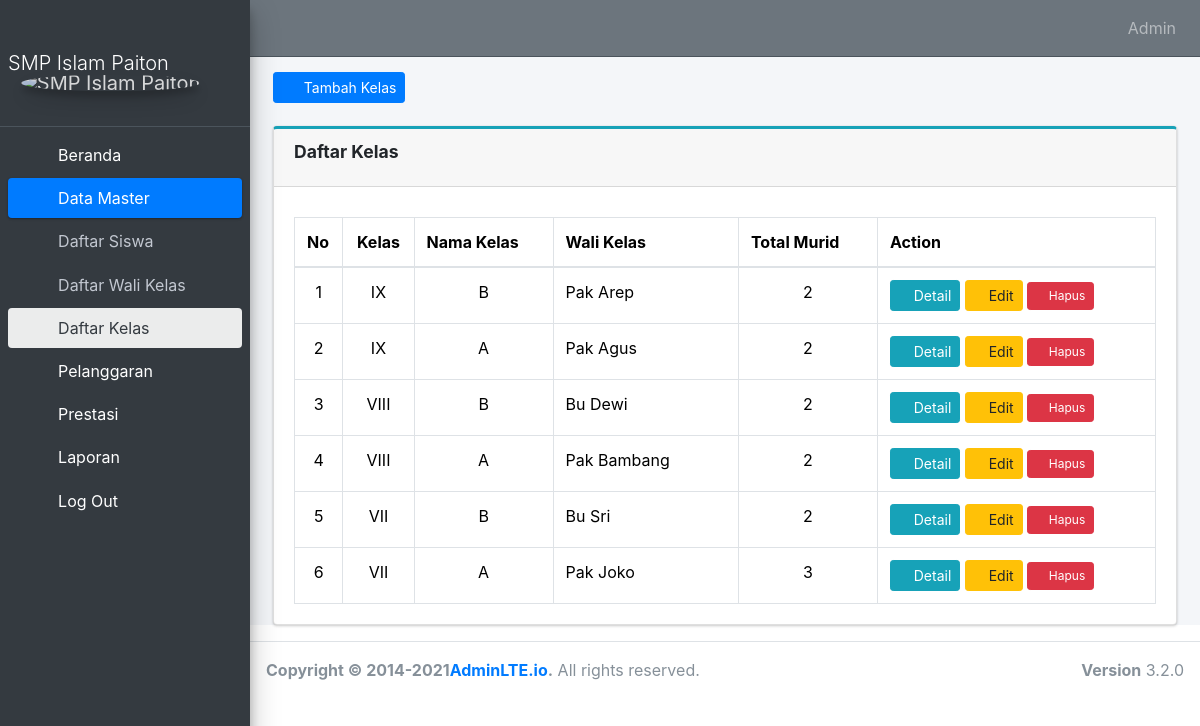
Page /administrator/Kelas_Siswa_Ad/ (signed in) on the committed database.
### administrator/models.py (models this page shows, shortened)
class Daftar_Kelas(models.Model):
    kelas = models.CharField(max_length=10)
    nama_kelas = models.CharField(max_length=10)
    wali_kelas = models.ForeignKey(Daftar_Wali, on_delete=models.CASCADE)
    class Meta:
        verbose_name_plural = 'Daftar Kelas'

class Daftar_Wali(models.Model):
    nip = models.CharField(max_length=20, unique=True)
    nama_wali = models.CharField(max_length=50)
    user = models.OneToOneField(User, on_delete=models.CASCADE, null=True,blank=True)
    class Meta:
        verbose_name_plural = 'Wali Kelas'

### website/decorators.py (the view)
        def perubahan_halaman(request, *args, **kwargs):
            group = None
            if request.user.groups.exists():
                group = request.user.groups.all()[0].name
            if group in yang_diizinkan :
                return fungsi_awal(request, *args, **kwargs)
            else:
                return HttpResponse('<h2><center>Anda Tidak Dijikankan Ke Tampilan ini</center></h2>')

### administrator/views.py (called while the page is built)
@login_required(login_url='HalamanLogin')
@ijinkan_pengguna(yang_diizinkan=['administrator'])
def Kelas_Siswa_Ad(request):
    subquery = Daftar_Siswa.objects.filter(kelas=OuterRef('id')).values('kelas').annotate(
        jumlah_murid=Count('id')
    ).values('jumlah_murid')
    dakel = Daftar_Kelas.objects.annotate(
        jumlah_murid=Coalesce(Subquery(subquery), 0)
    ).order_by('-id')
    kelas = Daftar_Wali.objects.all().order_by('-id')
    context = {
        'judul' : 'Daftar Kelas',
        'menu' : 'datamaster',
        'submenu' : 'menukelas',
        'kelas' : kelas,
        'dakel' : dakel,
    }
    return render(request, 'daftar_kelas.html', context)

### administrator/templates/daftar_kelas.html (shortened to what this page needs)
{% extends "base.html" %}
{% block content %}
<div class="content-wrapper">
    <div class="content-header">
        <div class="container-fluid">
            <div class="row mb-2">
                <div class="col-sm-6">
                    <a href="{% url 'tambah_kelas' %}" class="btn btn-sm btn-primary">
                        <i class="fas fa-plus"></i>
                        &ensp;Tambah Kelas
                    </a>
                </div>
            </div>
        </div>
    </div>
    <section class="content">
        <div class="container-fluid">
            <div class="card card-outline card-info">
                <div class="card-header">
                    <h4 class="card-title" text-align="center"><strong>{{judul}}</strong></h4>
                </div>
                <div class="card-body">
                    <table id="example2" class="table table-bordered table-hover" style="width: 100%; margin-top: 10px">
                        <thead>
                            <tr>
                                <th scope="col" style="width: 2%;">No</th>
                                <th scope="col" style="width: 5%;" class="text-center">Kelas</th>
                                <th scope="col" style="width: 15%;">Nama Kelas</th>
                                <th scope="col" style="width: 20%;">Wali Kelas</th>
                                <th scope="col" style="width: 15%;">Total Murid</th>
                                <th scope="col" style="width: 30%;">Action</th>
                            </tr>
                        </thead>
                        <tbody>
                            {% for x in dakel %}
                            <tr>
                                <td class="text-center">{{forloop.counter}}</td>
                                <td class="text-center">{{x.kelas}}</td>
                                <td class="text-center">{{x.nama_kelas}}</td>
                                <td>{{x.wali_kelas.nama_wali}}</td>
                                <td class="text-center">{{x.jumlah_murid}}</td>
                                <td>
                                    <a class="btn btn-sm btn-info" href="{% url 'detail_siswa_kelas' x.id %}" title="Detail">
                                        <i class="fas fa-info-circle"></i>
                                        Detail
                                    </a>
                                    <a class="btn btn-sm btn-warning" href="#" title="Edit" data-toggle="modal" data-target="#edit_kelas{{x.id}}">
                                        <i class="fas fa-edit"></i>
                                        Edit
                                    </a>
                                    <a href="{% url 'hapus_kelas' x.id %}" class="btn btn-sm btn-danger" style="font-size: 12px;" onclick="confirmDelete(event, '{{ x.id }}');">
                                        <i class="fas fa-trash"></i>
                                        Hapus
                                    </a>
                                </td>
                            </tr>
                            {% endfor %}
                        </tbody>
                    </table>
                </div>
            </div>
        </div>
    </section>
</div>
{% endblock content %}

### templates/navbar.html (shortened to what this page needs)
{% load static %}
<div class="wrapper">
    <nav class="main-header navbar navbar-expand navbar-secondary navbar-dark">
        <ul class="navbar-nav">
            <li class="nav-item"> <a class="nav-link"  data-widget="pushmenu" href="#"  role="button"><i class="fas fa-bars"></i></a></li>
        </ul>
        <ul class="navbar-nav ml-auto">
            {% for group in user.groups.all %}
                {% if group.name == "administrator" %}
                    <li class="nav-item">
                        <a class="nav-link" href="#">Admin</a>
                    </li>
                {% endif %}
            {% endfor %}
        </ul>
    </nav>
    <aside class="main-sidebar sidebar-dark-primary elevation-4">
        <a href="#" class="brand-link py-5">
            <span class="brand-text font-weight-light text-center mt-0 mb-2">SMP Islam Paiton</span>
            <img src="{% static 'assets/dist/img/logo1.png' %}" alt="SMP Islam Paiton" class="brand-image img-circle elevation-3" style="opacity: .8">
        </a>
        <div class="sidebar">
            <nav class="mt-2">
                <ul class="nav nav-pills nav-sidebar flex-column" data-widget="treeview" role="menu" data-accordion="false">
                    {% for group in user.groups.all %}
                        {% if group.name == "administrator" %}
                            <li class="nav-item">
                                <a href="{% url 'Beranda_Admin' %}" class="text-white nav-link {% if menu == 'Beranda' %}active{% endif %}" aria-current="page">
                                    <i class="nav-icon fas fa-home"></i>
                                    <p>Beranda</p>
                                </a>
                            </li>
                            <li class="nav-item {% if menu == 'datamaster' %} menu-open {% endif %}">
                                <a href="#" class="nav-link {% if menu == 'datamaster' %} active {% endif %}" aria-current="page">
                                    <i class="nav-icon fas fa-database"></i>
                                    <p class="text-white">
                                        Data Master
                                        <i class="right nav-icon fas fa-chevron-circle-down"></i>
                                    </p>
                                </a>
                                <ul class="nav nav-treeview">
                                    <li class="nav-item">
                                        <a href="{% url 'Daftar_Siswa_Ad' %}" class="nav-link {% if submenu == 'menusiswa' %}active{% endif %}" aria-current="page">
                                            <i class="far fa-circle nav-icon"></i>
                                            <p>Daftar Siswa</p>
                                        </a>
                                    </li>
                                    <li class="nav-item">
                                        <a href="{% url 'Daftar_Wali_Ad' %}" class="nav-link {% if submenu == 'daftarwali' %}active{% endif %}" aria-current="page">
                                            <i class="far fa-circle nav-icon"></i>
                                            <p>Daftar Wali Kelas</p>
                                        </a>
                                    </li>
                                    <li class="nav-item">
                                        <a href="{% url 'Kelas_Siswa_Ad' %}" class="nav-link {% if submenu == 'menukelas' %}active{% endif %}" aria-current="page">
                                            <i class="far fa-circle nav-icon"></i>
                                            <p>Daftar Kelas</p>
                                        </a>
                                    </li>
                                </ul>
                            </li>
                            <li class="nav-item {% if menu == 'pelanggaransiswa' %}menu-open{% endif %}">
                                <a href="#" class="nav-link {% if menu == 'pelanggaransiswa' %}active{% endif %}" aria-current="page">
                                    <i class="nav-icon fas fa-exclamation-triangle"></i>
                                    <p class="text-white">
                                        Pelanggaran
                                        <i class="right nav-icon fas fa-chevron-circle-down"></i>
                                    </p>
                                </a>
                            </li>
                            <li class="nav-item {% if menu == 'DaftarPrestasi' %}menu-open{% endif %}">
                                <a href="" class="nav-link {% if menu == 'DaftarPrestasi' %}active{% endif %}" aria-current="page">
                                    <i class="nav-icon fas fa-trophy"></i>
                                    <p class="text-white">
                                        Prestasi
                                        <i class="right nav-icon fas fa-chevron-circle-down"></i>
                                    </p>
                                </a>
                            </li>
                            <li class="nav-item">
                                <a href="{% url 'laporan' %}" class="text-white nav-link {% if menu == 'laporan' %}active{% endif %}" aria-current="page">
                                    <i class="nav-icon fas fa-file-alt"></i>
                                    <p>Laporan</p>
                                </a>
                            </li>
                        {% endif %}
                    {% endfor %}
                    <li class="nav-item">
                        <a href="{% url 'HalamanLogout' %}" class="text-white nav-link">
                            <i class="nav-icon fas fa-sign-out-alt"></i>
                            <p>Log Out</p>
                        </a>
                    </li>
                </ul>
            </nav>
        </div>
    </aside>
</div>

### templates/base.html (style rules this page uses)
.nav-icon { color: white; }

### rows in the picture
Daftar_Kelas: kelas "IX", nama_kelas "B", wali_kelas.nama_wali "Pak Arep", jumlah_murid "2"
Daftar_Kelas: kelas "IX", nama_kelas "A", wali_kelas.nama_wali "Pak Agus", jumlah_murid "2"
Daftar_Kelas: kelas "VIII", nama_kelas "B", wali_kelas.nama_wali "Bu Dewi", jumlah_murid "2"
Daftar_Kelas: kelas "VIII", nama_kelas "A", wali_kelas.nama_wali "Pak Bambang", jumlah_murid "2"
Daftar_Kelas: kelas "VII", nama_kelas "B", wali_kelas.nama_wali "Bu Sri", jumlah_murid "2"
Daftar_Kelas: kelas "VII", nama_kelas "A", wali_kelas.nama_wali "Pak Joko", jumlah_murid "3"

### other values in the picture
{{ judul }} "Daftar Kelas"
